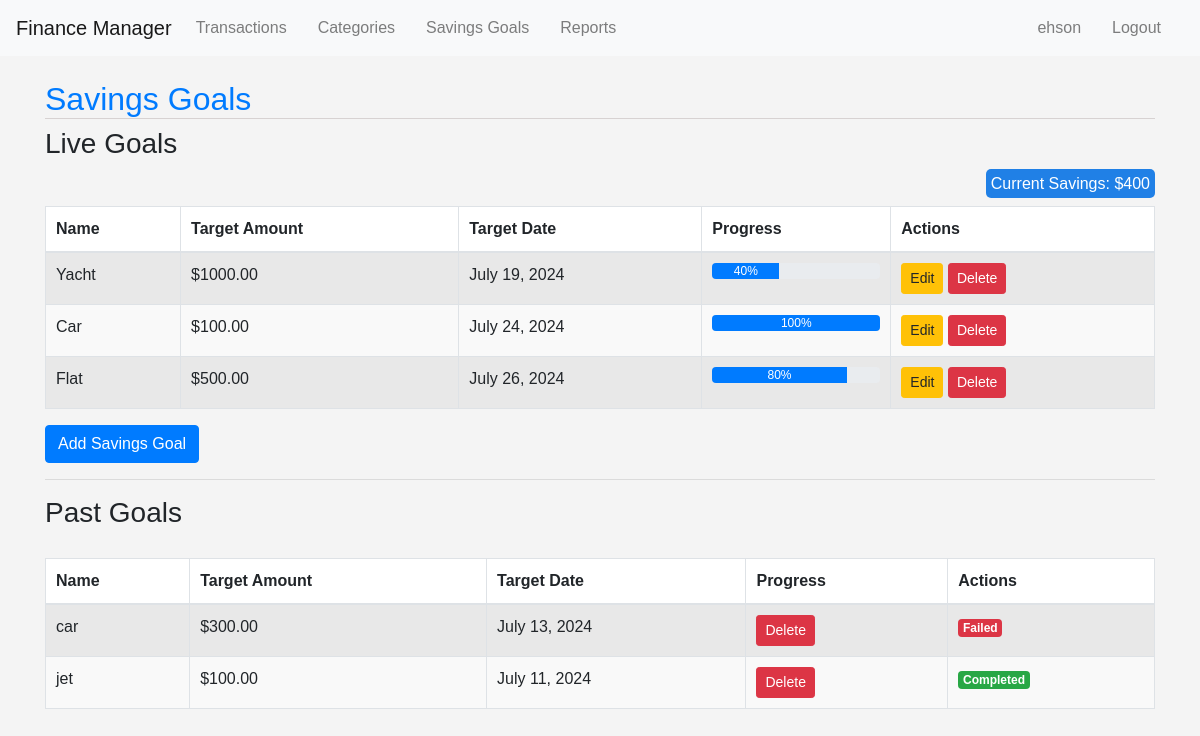
Page /goals/ (signed in) on the committed database.
### accounts/models.py (models this page shows)
class CustomUser(AbstractUser):
    pass

### goals/models.py (models this page shows, shortened)
class SavingsGoal(models.Model):
    STATUS_CHOICES = (
        ('live', 'Live'),
        ('completed', 'Completed'),
        ('failed', 'Failed'),
    )
    user = models.ForeignKey(settings.AUTH_USER_MODEL, on_delete=models.CASCADE)
    name = models.CharField(max_length=100)
    target_amount = models.DecimalField(max_digits=10, decimal_places=2)
    target_date = models.DateField(validators=[validate_future_date])
    status = models.CharField(max_length=10, choices=STATUS_CHOICES, default='live')
    def is_past_due(self):
        return self.target_date < timezone.now().date()

### goals/views.py (the view)
# urls.py: path('', SavingsGoalListView.as_view(), name='savingsgoal_list'),
class SavingsGoalListView(LoginRequiredMixin, ListView):
    model = SavingsGoal
    template_name = 'goals/savingsgoal_list.html'
    def get_context_data(self,**kwargs):
            context = super().get_context_data(**kwargs)
            live_goals = SavingsGoal.objects.filter(user=self.request.user, status='live')
            net_income_of_current_month=self.request.user.transactions.filter(date__month=datetime.now().month,type='Credit').aggregate(sum=Sum('amount'))['sum'] or 0
            net_expense_of_current_month=self.request.user.transactions.filter(date__month=datetime.now().month,type='Debit').aggregate(sum=Sum('amount'))['sum'] or 0
            budget_per_day=net_income_of_current_month/monthrange(datetime.now().year,datetime.now().month)[1]
            expense_per_day=net_expense_of_current_month/datetime.now().day
            savings_per_day=int(budget_per_day)-int(expense_per_day)
            if(savings_per_day<0):
                 savings_per_day=0
            savings=savings_per_day*datetime.now().day
            for goal in live_goals:
                if goal.is_past_due() and goal.status == 'live':
                    if(savings>goal.target_amount):
                         goal.status = 'completed'
                    else:
                        goal.status = 'failed'
                    goal.save()
            context['savings']=savings
            context['live_goals'] = live_goals
            context['past_goals'] = SavingsGoal.objects.filter(user=self.request.user).exclude(status='live')
            return context

### goals/templatetags/custom_tags.py (called while the page is built)
@register.filter
def percentage(value, total):
    try:
        per= int((value / total) * 100)
        return str(per)+'%' if per<100 else '100%'
    except (ValueError, ZeroDivisionError):
        return 0

### goals/templates/goals/savingsgoal_list.html
{% extends 'base_generic.html' %}
{% load custom_tags %}
{% block content %}
  <h2>Savings Goals</h2>
  <h3>Live Goals</h3>
  <div class="transaction-list-container">
    <h6 class="savings-card">Current Savings: ${{savings}}</h6>
  <table class="table table-striped table-hover">
    <thead>
      <tr>
        <th>Name</th>
        <th>Target Amount</th>
        <th>Target Date</th>
        <th>Progress</th>
        <th>Actions</th>
      </tr>
    </thead>
    <tbody>
      {% for goal in live_goals %}
        <tr>
          <td>{{ goal.name }}</td>
          <td>${{ goal.target_amount }}</td>
          <td>{{ goal.target_date }}</td>
          <td> <div class="progress">
            <div class="progress-bar" role="progressbar" style="width: {{ savings |percentage:goal.target_amount }};" aria-now="100" aria-valuemin="0" aria-valuemax="100">
              {{ savings |percentage:goal.target_amount }}
            </div>
          </div></td>
          <td>
            <a href="{% url 'savingsgoal_update' goal.pk %}" class="btn btn-sm btn-warning">Edit</a>
            <a href="{% url 'savingsgoal_delete' goal.pk %}" class="btn btn-sm btn-danger">Delete</a>
          </td>
        </tr>
      {% endfor %}
    </tbody>
  </table>
</div>
  <a href="{% url 'savingsgoal_create' %}" class="btn btn-primary">Add Savings Goal</a>
  <hr/>
  <h3>Past Goals</h3>
  <div class="transaction-list-container" >
  <table class="table table-striped table-hover">
    <thead>
      <tr>
        <th>Name</th>
        <th>Target Amount</th>
        <th>Target Date</th>
        <th>Progress</th>
        <th>Actions</th>
      </tr>
    </thead>
    <tbody>
      {% for goal in past_goals %}
        <tr>
          <td>{{ goal.name }}</td>
          <td>${{ goal.target_amount }}</td>
          <td>{{ goal.target_date }}</td>
          <td>
            <a href="{% url 'savingsgoal_delete' goal.pk %}" class="btn btn-sm btn-danger">Delete</a>
          </td>
          <td>
            {% if goal.status == 'completed' %}
            <span class="badge badge-success">Completed</span>
          {% elif goal.status == 'failed' %}
            <span class="badge badge-danger">Failed</span>
          {% endif %}
          </td>
        </tr>
      {% endfor %}
    </tbody>
  </table>
  </div>
{% endblock %}

### templates/base_generic.html (shortened to what this page needs)
<!DOCTYPE html>
{% load static %}
<html lang="en">
<head>
    <link rel="stylesheet" href="https://stackpath.bootstrapcdn.com/bootstrap/4.5.2/css/bootstrap.min.css">
    <link rel="stylesheet" type="text/css" href="{% static 'css/styles.css' %}">
    <link rel="stylesheet" href="https://cdnjs.cloudflare.com/ajax/libs/font-awesome/5.15.3/css/all.min.css">
</head>
<body>
    <nav class="navbar navbar-expand-lg navbar-light bg-light">
        <a class="navbar-brand" href="#">Finance Manager</a>
        <div class="collapse navbar-collapse">
            <ul class="navbar-nav mr-auto">
                <li class="nav-item"><a class="nav-link" href="{% url 'transaction_list' %}">Transactions</a></li>
                <li class="nav-item"><a class="nav-link" href="{% url 'category_list' %}">Categories</a></li>
                <li class="nav-item"><a class="nav-link" href="{% url 'savingsgoal_list' %}">Savings Goals</a></li>
                <li class="nav-item"><a class="nav-link" href="{% url 'report' %}">Reports</a></li>
            </ul>
            <ul class="navbar-nav ml-auto">
                {% if user.is_authenticated %}
                    <li class="nav-item"><a class="nav-link" href="{% url 'profile' %}">{{ user.username }}</a></li>
                    <li class="nav-item"><a class="nav-link" href="{% url 'logout' %}">Logout</a></li>
                {% else %}
                    <li class="nav-item"><a class="nav-link" href="{% url 'login' %}">Login</a></li>
                    <li class="nav-item"><a class="nav-link" href="{% url 'register' %}">Register</a></li>
                {% endif %}
            </ul>
        </div>
    </nav>
    <div class="container mt-4">
        {% block content %}
        {% endblock %}
    </div>
</body>
</html>

### static/css/styles.css (style rules this page uses)
body { font-family: Arial, sans-serif; background-color: #f4f4f4; margin: 0; padding: 0; }
nav { background-color: #343a40; color: #fff; padding: 10px 0; }
nav ul { list-style: none; margin: 0; padding: 0; text-align: center; }
nav ul li { display: inline; margin-right: 15px; }
nav ul li a { color: #fff; text-decoration: none; }
h2 { color: #007bff; border-bottom: 1px rgb(215, 210, 210) solid }
table { width: 100%; border-collapse: collapse; margin: 20px 0; }
table, th, td { border: 1px solid #ddd; }
th, td { padding: 10px; text-align: left; }
th { background-color: #f2f2f2; }
.savings-card { float:right; border-radius: 5px; background-color: #2080e6; padding: 5px; color: white; }
.transaction-list-container { max-height: 320px; overflow-y: auto; display: block; }
.transaction-list-container thead th { position: sticky; top: 0; background: #fff; z-index: 10; border-bottom: 2px solid #dee2e6; }
.transaction-list-container table { width: 100%; border-collapse: collapse; }
.transaction-list-container th, .transaction-list-container td { padding: 10px; border: 1px solid #dee2e6; }
.transaction-list-container tbody tr:nth-child(even) { background-color: #f9f9f9; }

### rows in the picture
CustomUser: username "ehson"
SavingsGoal: name "Yacht", target_amount "1000.00", target_date "July 19, 2024", target_amount "40%"
SavingsGoal: name "Car", target_amount "100.00", target_date "July 24, 2024", target_amount "100%"
SavingsGoal: name "Flat", target_amount "500.00", target_date "July 26, 2024", target_amount "80%"
SavingsGoal: name "car", target_amount "300.00", target_date "July 13, 2024", status "Failed"
SavingsGoal: name "jet", target_amount "100.00", target_date "July 11, 2024", status "Completed"
